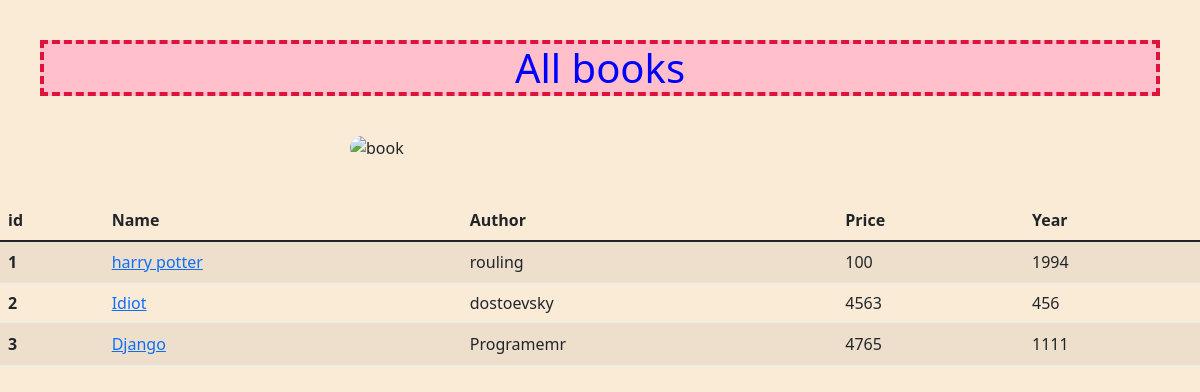
Before: /app/all_books/ with the older database file.
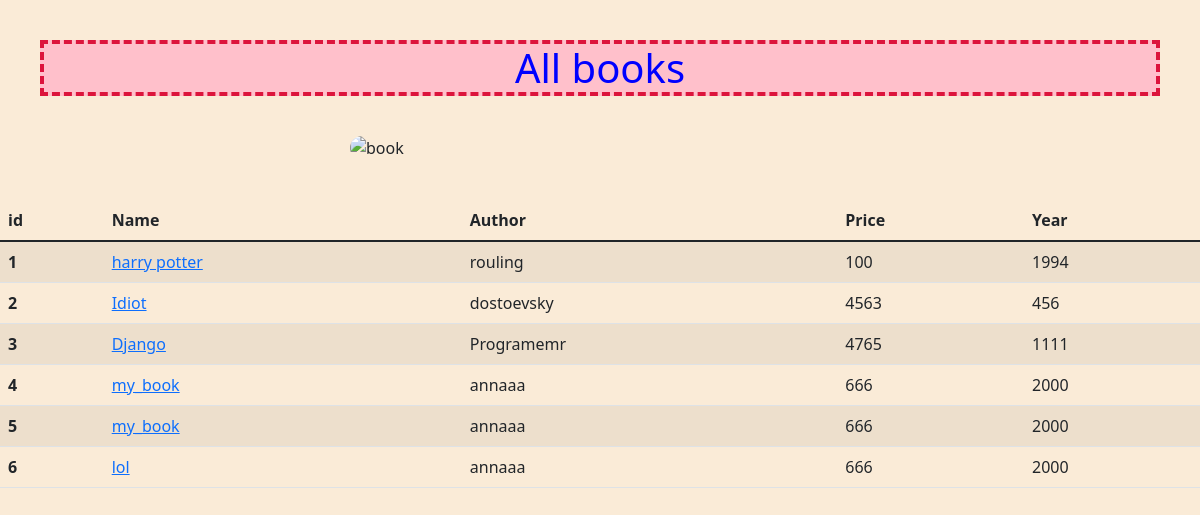
After: the same page with the newer database file.
### app/models.py (models this page shows, shortened)
class Book(models.Model):
    name = models.CharField(max_length=255)
    author_name = models.CharField(max_length=255, blank=True, null=True)
    year = models.IntegerField(blank=True, null=True)
    price = models.IntegerField()

### app/views.py (the view)
# urls.py: path("all_books/", views.all_books, name="all_books"),
def all_books(request):
    books = models.Book.objects.all()
    context = {
        "books": books,
    }
    return render(request, "all_books.html", {"context": context})

### app/templates/all_books.html (shortened to what this page needs)
{% extends 'base.html' %}
{% block content %}
<h1 class="all-items-title">All books</h1>
<div class="img-container">
    <img alt='book' src="https://www.ukrgate.com/eng/wp-content/uploads/2021/02/The-Ukrainian-Book-Institute-Purchases-380.9-Thousand-Books-for-Public-Libraries1.jpeg" width="500">
</div>
    <table class="book-table table table-striped table-hover">
    <thead>
    <tr>
        <th scope="col">id</th>
        <th scope="col">Name</th>
        <th scope="col">Author</th>
        <th scope="col">Price</th>
        <th scope="col">Year</th>
    </tr>
    </thead>
    <tbody>
    {% for book in context.books %}
        <tr>
            <th scope="row">{{ book.id }}</th>
            <td><a target="_blank" href={% url 'book' book_id=book.id %}>{{ book.name }}</a></td>
            <td>{{ book.author_name }}</td>
            <td>{{ book.price }}</td>
            <td>{{ book.year }}</td>
        </tr>
    {% endfor %}
    </tbody>
</table>
{% endblock %}

Changed rows visible on the page:
added Book: id "4", name "my_book", author_name "annaaa", price "666", year "2000"
added Book: id "5", name "my_book", author_name "annaaa", price "666", year "2000"
added Book: id "6", name "lol", author_name "annaaa", price "666", year "2000"
